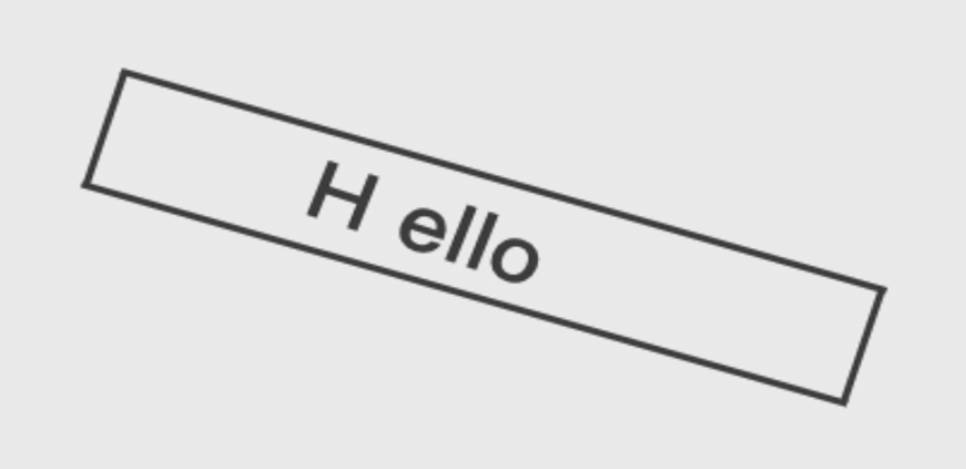
#> input picture mubiaoshibie/3.jpg, 966 x 469 px
$ python main.py
#> lines starting #> are read from the running program, lines starting #| are printed output that depends on the picture; after the words box and inside, x2 and y2 are one past the last pixel; in counts of white or black regions, pixels touching at a corner belong together
import cv2
import numpy as np
# [12 lines of commented-out code are left out]
img = cv2.imread("3.jpg")
#> img is the input picture: shape (469, 966, 3); min 48, max 244, mean 226.4
#变成单通道
gray = cv2.cvtColor(img,cv2.COLOR_BGR2GRAY)
#二值化
R,B = cv2.threshold(gray,110,255,cv2.THRESH_BINARY)
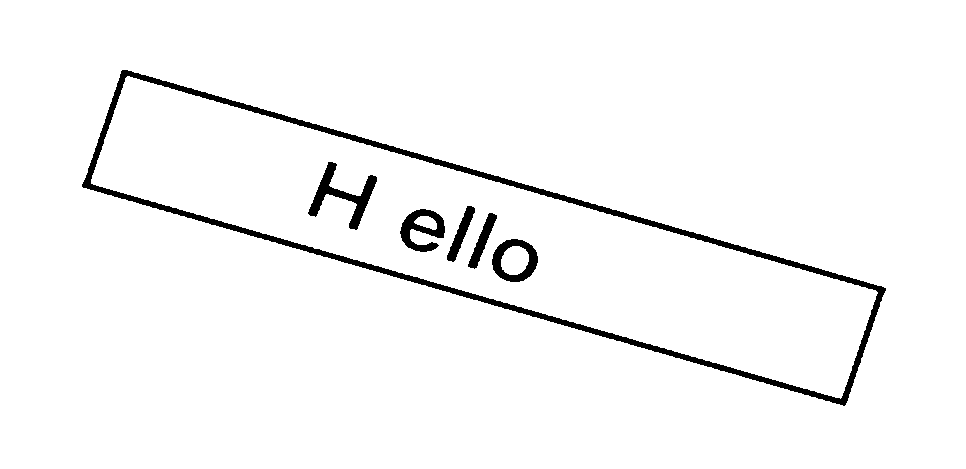
#> B: shape (469, 966); 96.9% white; 6 black regions
#查找轮廓
dst,hierarchy = cv2.findContours(B,cv2.RETR_TREE,cv2.CHAIN_APPROX_SIMPLE)
#> dst = 10 contours; largest, box (x1, y1, x2, y2) and area: (0, 0, 966, 469) 451620, (81, 69, 887, 407) 100022, (91, 76, 878, 399) 88343, (491, 238, 539, 283) 1602, (307, 161, 378, 231) 1428
#print(dst)
#绘制轮廓
points = cv2.drawContours(img,dst,0,(0,0,255),1)
# [16 lines of commented-out code are left out]
r = cv2.minAreaRect(dst[1])
#> r = ((483.5, 237), (127.2, 803), -74)
box = cv2.boxPoints(r)#只取起始点和宽高
#> box = [[851.9, 408.8], [80.02, 187.4], [115.1, 65.17], [887, 286.6]]
box = np.int0(box)
#> box = [[851, 408], [80, 187], [115, 65], [886, 286]]
cv2.drawContours(img,[box],0,(0,0,255),2)
#最大
x,y,w,h= cv2.boundingRect(dst[1])
#> x = 81; y = 69; w = 806; h = 338
cv2.rectangle(img,(x,y),(x+w,y+h),(255,0,0),2)
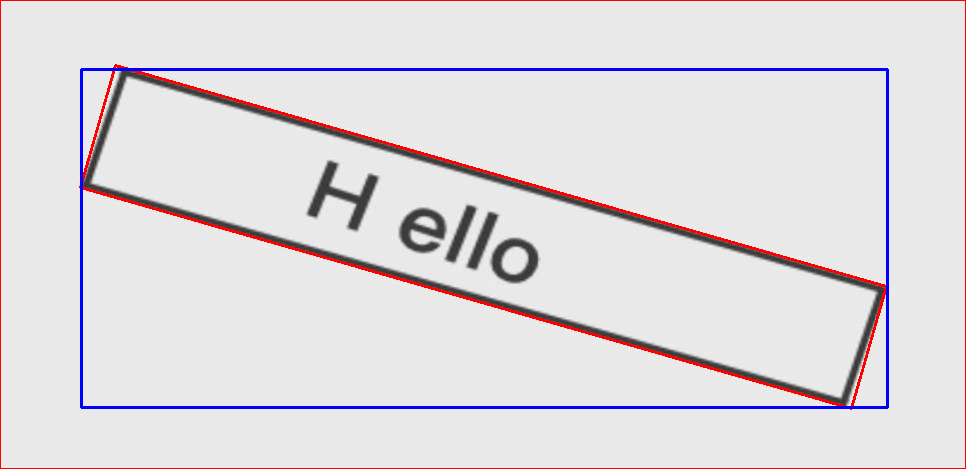
#> img: shape (469, 966, 3); mean B, G, R 223.4, 219.5, 224

cv2.imshow("dst",img)
cv2.waitKey()

$ run again, with mubiaoshibie/1.jpg copied over mubiaoshibie/3.jpg
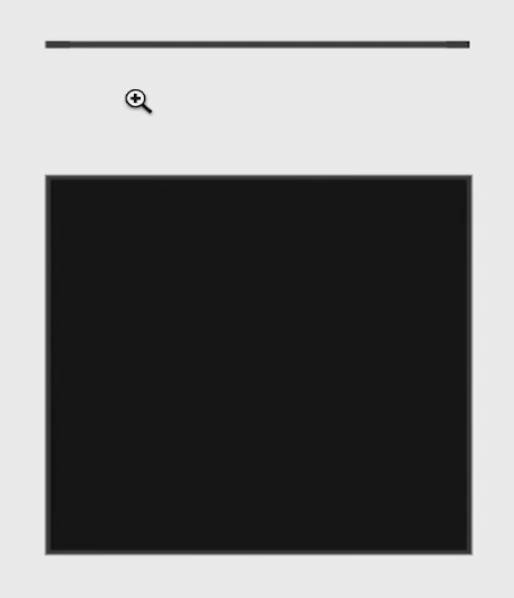
#> input picture mubiaoshibie/1.jpg, 514 x 598 px
#> img is the input picture: shape (598, 514, 3); min 0, max 255, mean 121
#> `R,B = cv2.threshold(gray,110,255,cv2.THRESH_BINARY)`:
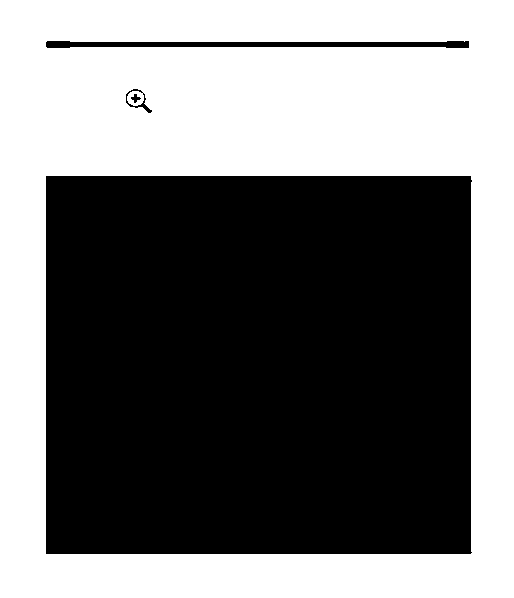
#> B: shape (598, 514); 47% white; 1 white region
#> dst = 5 contours; box (x1, y1, x2, y2) and area: (0, 0, 514, 598) 306261, (45, 175, 473, 555) 161455, (45, 40, 470, 49) 2633, (125, 88, 153, 114) 186, (130, 93, 142, 104) 58
#> r = ((258.5, 364.5), (379, 427), -90)
#> box = [[472, 554], [45, 554], [45, 175], [472, 175]]
#> x = 45; y = 175; w = 428; h = 380
#> `cv2.rectangle(img,(x,y),(x+w,y+h),(255,0,0),2)`:
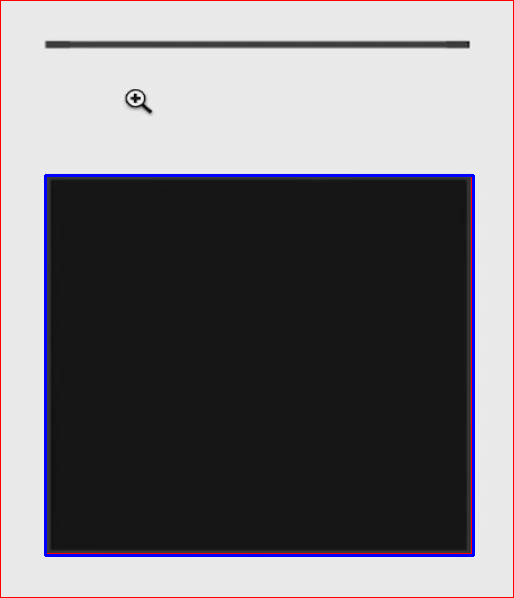
#> img: shape (598, 514, 3); mean B, G, R 120.5, 116.5, 119
